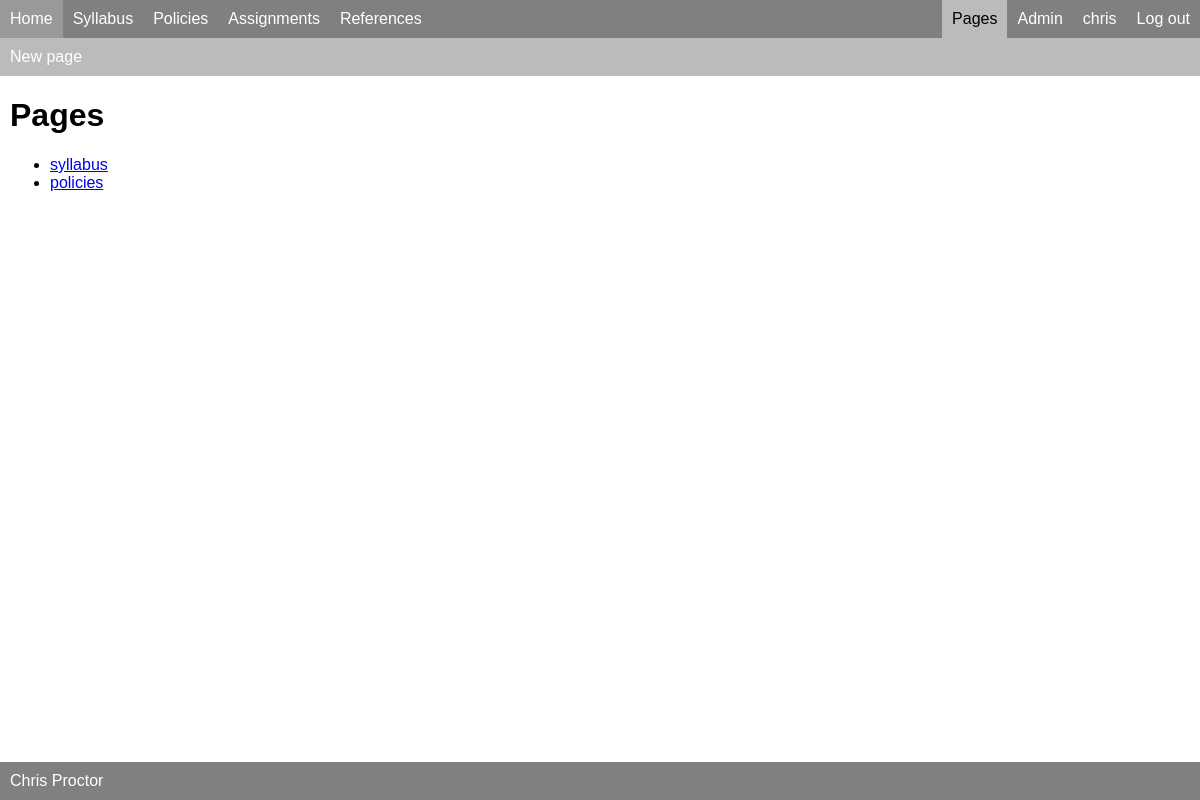
The app's page /pages/ (signed in) with its own data.
### pages/models.py (models this page shows, shortened)
class Page(PandocMarkdownModel):
    slug = models.CharField(max_length=40, unique=True)
    in_menu = models.BooleanField(default=False)
    menu_label = models.CharField(max_length=40)

### pages/views.py (the view)
# urls.py: path('', views.PageList.as_view(), name="list"),
class PageList(AdminRequiredMixin, ListView):
    model = Page
    context_object_name = "pages"

### common/mixins.py (called while the page is built)
    def dispatch(self, request, *args, **kwargs):
        if not request.user.is_superuser:
            return redirect("public:home")
        return super().dispatch(request, *args, **kwargs)

### pages/templatetags/page_tags.py (called while the page is built)
@register.simple_tag
def pages_in_menu():
    return Page.objects.filter(in_menu=True).all()

### pages/templates/pages/page_list.html
{% extends "base.html" %}
{% block menu %}
  {% with menu_section="pages" %}
    {% include "menu.html" %}
  {% endwith %}
{% endblock %}
{% block submenu %}
  {% if user.is_superuser %}
    <nav id="submenu">
	    <div class="menu-left">
            <div class="menu-item">
                <a href="{% url 'pages:new' %}">New page</a>
            </div>
        </div>
    </nav>
  {% endif %}
{% endblock %}
{% block content %}
<h1>Pages</h1>
  <ul>
    {% for page in pages %}
      {% include "pages/partials/page_li.html" %}
    {% endfor %}
  </ul>
{% endblock %}

### common/templates/menu.html
{% load page_tags %}
{% pages_in_menu as pages %}
<nav id="menu">
	<div class="menu-left">
		<div class="menu-item clickable{% if menu_section == 'public' %} current{% endif %}">
      <a href="{% url 'common:home' %}">Home</a>
    </div>
    {% for page in pages %}
	    <div class="menu-item clickable{% if menu_section == page.slug %} current{% endif %}">
            <a href="{% url 'pages:detail' page.slug %}">{{page.menu_label}}</a>
        </div>
    {% endfor %}
      {% if not SITE_FROZEN %}
	    <div class="menu-item clickable{% if menu_section == 'assignments' %} current{% endif %}">
          <a href="{% url 'assignments:list' %}">Assignments</a>
        </div>
	    <div class="menu-item clickable{% if menu_section == 'publications' %} current{% endif %}">
          <a href="{% url 'pubref:list' %}">References</a>
        </div>
	</div>
	<div class="menu-right">
	    {% if user.is_superuser %}
	    <div class="menu-item clickable{% if menu_section == 'pages' %} current{% endif %}">
          <a href="{% url 'pages:list' %}">Pages</a>
        </div>
		  <div class="menu-item clickable">
            <a href="{% url 'admin:index' %}">Admin</a>
          </div>
	    {% endif %}
		{% if user.is_authenticated %}
		  <div class="menu-item clickable {% if menu_section == user.username %} current{% endif %}">
              <a href="{% url 'profiles:detail' user.username %}">{{user.username}}</a>
          </div>
		  <div class="menu-item clickable"><a href="{% url 'logout' %}">Log out</a></div>
		{% else %}
		  <div class="menu-item clickable"><a href="{% url 'login' %}">Log in</a></div>
		{% endif %}
	  {% endif %}
	</div>
</nav>

### pages/templates/pages/partials/page_li.html
<li>
    <a href="{% url 'pages:detail' page.slug %}">{{page.slug}}</a>
</li>

### common/static/base/style.css (style rules this page uses)
body { font-family: Helvetica; margin: 0; }

### common/static/base/menu.css (style rules this page uses)
#menu { background-color: grey; display: flex; }
.menu-left { flex: 1; display: flex; }
.menu-right { display: flex; }
.menu-item { padding: 10px; }
#menu a { color: white; text-decoration: none; }
#menu .menu-item.current { background-color: #bbb; }
#menu .menu-item.current a { color: black; }
#submenu { background-color: #bbb; display: flex; }
#submenu a { color: white; text-decoration: none; }

### records on screen
Page: menu_label "Syllabus", slug "syllabus"
Page: menu_label "Policies", slug "policies"

### other values on screen
{{ user.username }} "chris"
